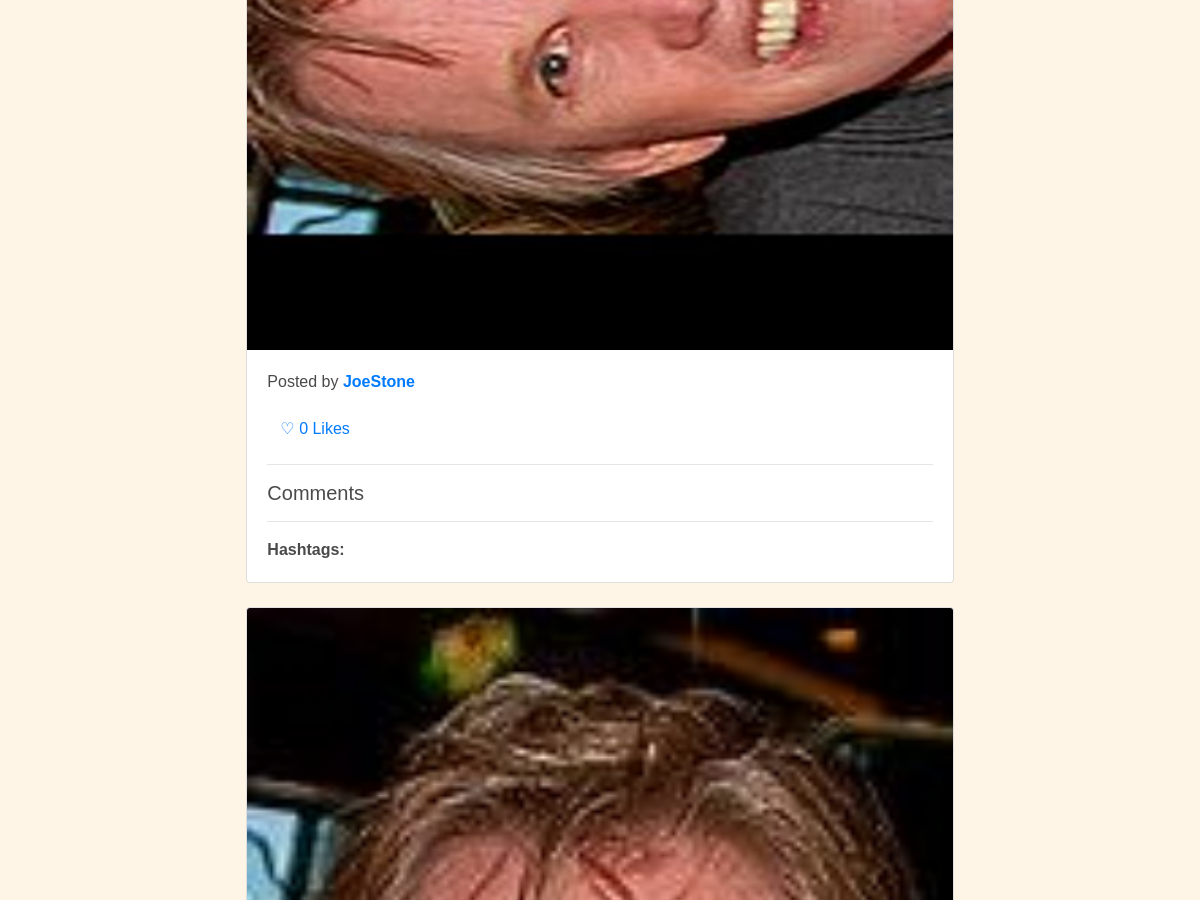
Before: / (middle part) with the older database file.
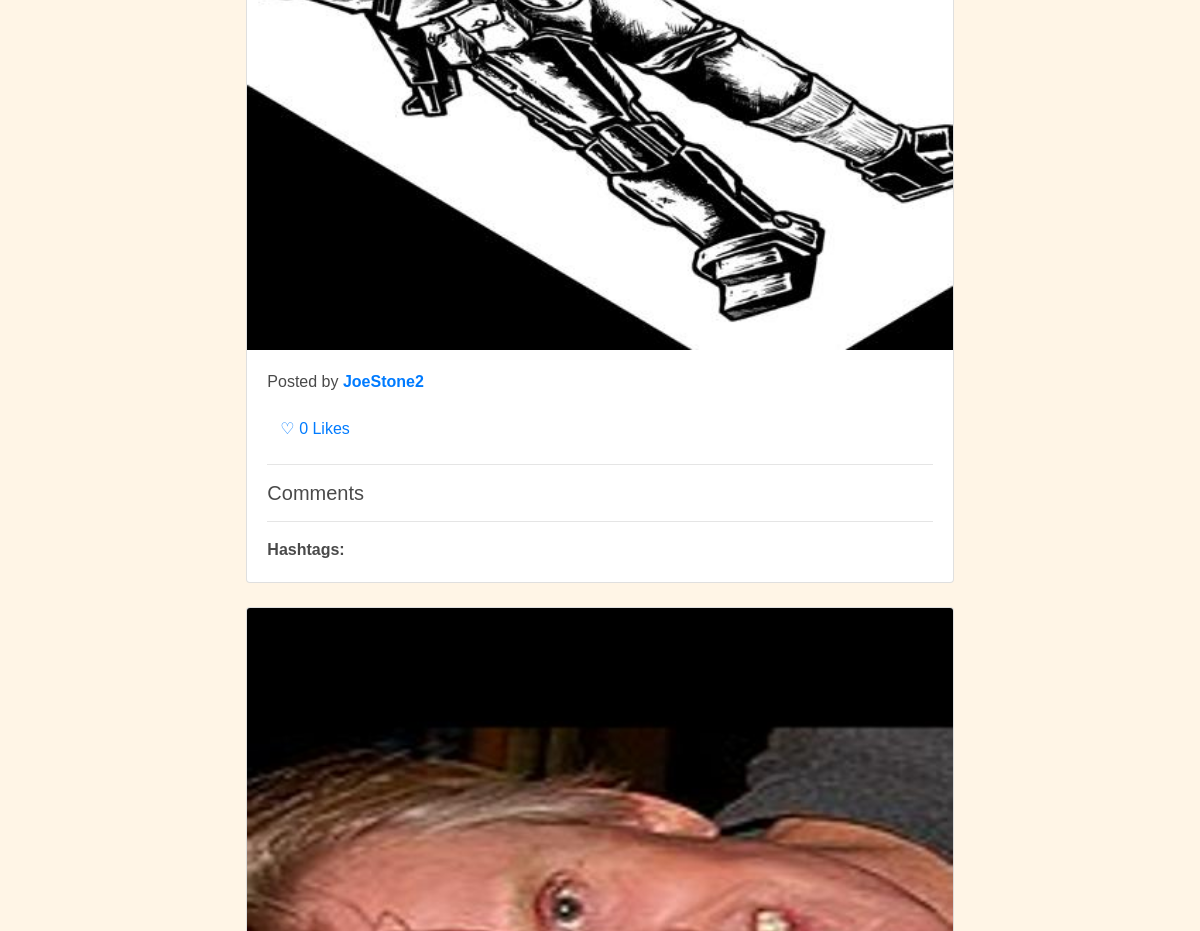
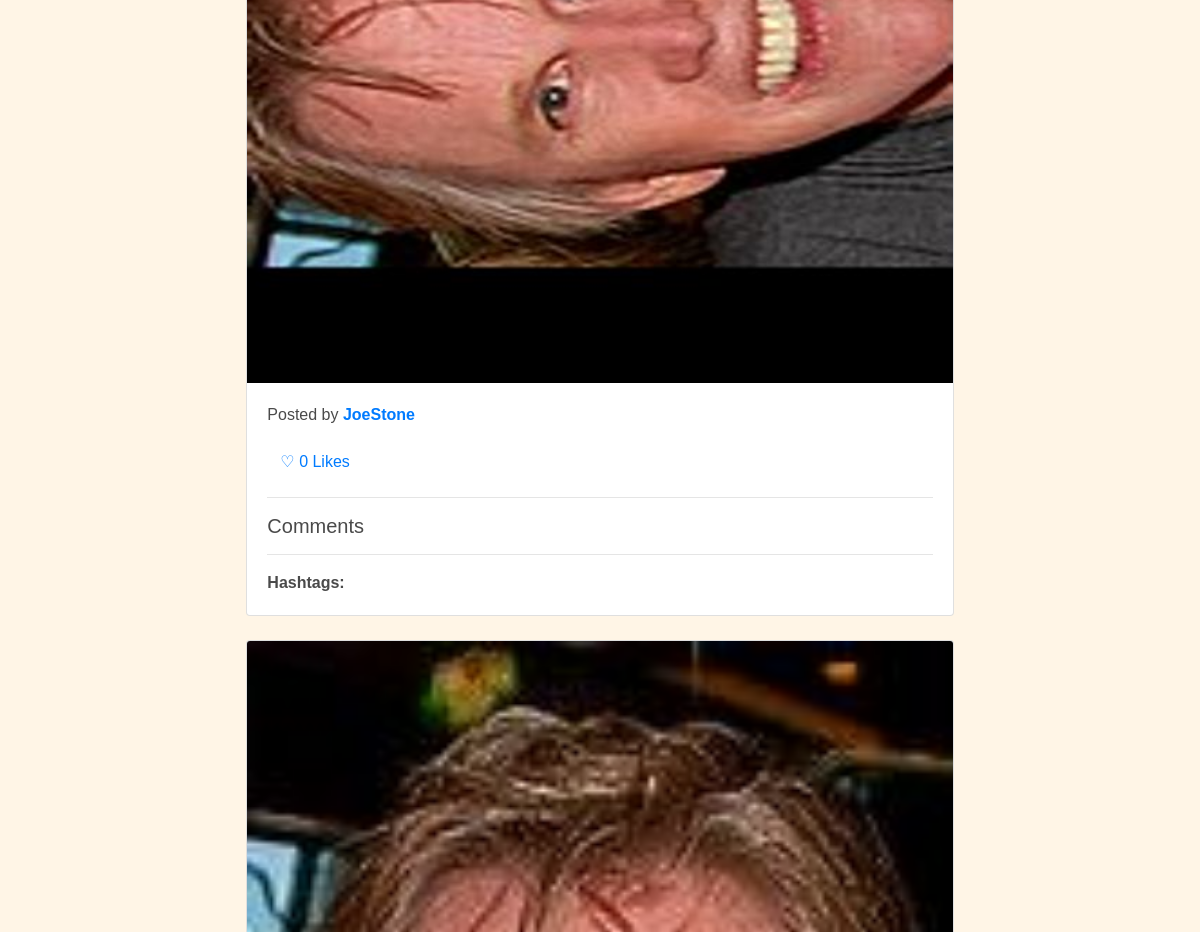
After: the same page with the newer database file (2 pictures, top to bottom).
### app/models.py (models this page shows, shortened)
class Post(db.Model):
    id = db.Column(db.Integer, primary_key=True)
    image_file = db.Column(db.String(20), nullable=False)
    timestamp = db.Column(db.DateTime(timezone=True), server_default=func.now())
    user_id = db.Column(db.Integer, db.ForeignKey('user.id'), nullable=False)
    comments = db.relationship('Comment', backref='post', lazy=True)
    likes = db.relationship('Like', backref='post', lazy=True)
    hashtags = db.relationship('Hashtag', secondary=post_hashtags, backref=db.backref('hashtag_posts', lazy='dynamic'))

class User(UserMixin, db.Model):
    id = db.Column(db.Integer, primary_key=True)
    username = db.Column(db.String(150), nullable=False, unique=True)
    email = db.Column(db.String(150), nullable=False, unique=True)
    password = db.Column(db.String(150), nullable=False)
    profile_image = db.Column(db.String(20), nullable=False, default='default.jpg')
    posts = db.relationship('Post', backref='author', lazy=True)
    comments = db.relationship('Comment', backref='author', lazy=True)
    likes = db.relationship('Like', backref='author', lazy=True)
    notifications = db.relationship('Notification', backref='recipient', lazy='dynamic')
    followed = db.relationship(
        'User', secondary=followers,
        primaryjoin=(followers.c.follower_id == id),
        secondaryjoin=(followers.c.followed_id == id),
        backref=db.backref('followers', lazy='dynamic'), lazy='dynamic')

### app/main.py (the view)
@main.route('/')
def index():
    form = SearchForm()
    story_form = StoryForm()
    if current_user.is_authenticated:
        return redirect(url_for('main.feed'))
    posts = Post.query.order_by(Post.timestamp.desc()).all()
    comment_form = CommentForm()
    return render_template('index.html', posts=posts, comment_form=comment_form, form=form, story_form=story_form)

### app/templates/index.html (shortened to what this page needs)
{% extends "base.html" %}
{% block content %}
<div class="row">
    <div class="col-md-8 offset-md-2">
        {% for post in posts %}
        <div class="card mb-4">
            <img src="{{ url_for('main.uploaded_file', filename=post.image_file) }}" class="card-img-top" alt="Post image">
            <div class="card-body">
                <p class="card-text">
                    Posted by <a href="{{ url_for('main.profile', username=post.author.username) }}"><strong>{{ post.author.username }}</strong></a>
                </p>
                <form method="POST" action="{{ url_for('main.like', post_id=post.id) }}">
                    <button type="submit" class="btn btn-link">
                        {% if current_user.is_authenticated and post.likes|selectattr('user_id', 'equalto', current_user.id)|list %}
                        <span>&#x2764;</span>
                        {% else %}
                        <span>&#x2661;</span>
                        {% endif %}
                        {{ post.likes|length }} Likes
                    </button>
                </form>
                <hr>
                <h5>Comments</h5>
                <hr>
                <div>
                    <strong>Hashtags:</strong>
                </div>
            </div>
        </div>
        {% endfor %}
    </div>
</div>
{% endblock %}

Changed rows visible on the page:
added Post: image_file (picture), author.username "JoeStone2", likes|length "0"
